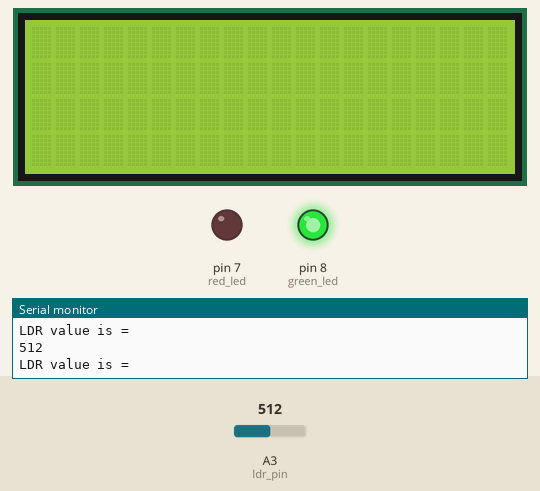
Simulated run of this sketch. Board: Arduino Uno, built with avr-gcc and run on an emulated ATmega328P. Shown: 20×4 character LCD, output pins drawn as LEDs (lit = HIGH), the last lines printed to the serial monitor. The test bench sets the inputs (shaded band); at power-on: A3 (ldr_pin) = 512.

Above: at 1.2 s.
1.3 s: A3 (ldr_pin) set to 587
4.3 s: A3 (ldr_pin) set to 616
At 5.6 s:
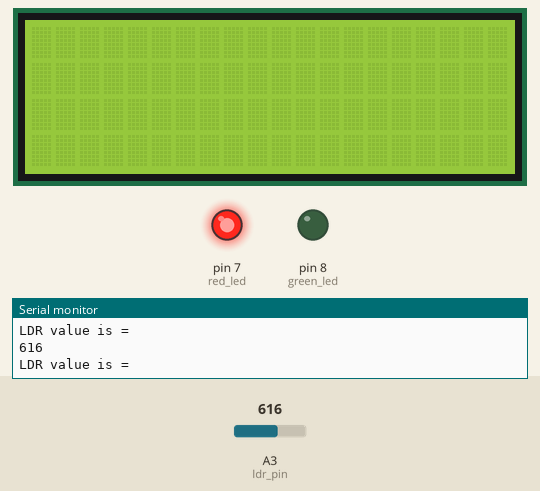
7.3 s: A3 (ldr_pin) set to 590
At 7.7 s:
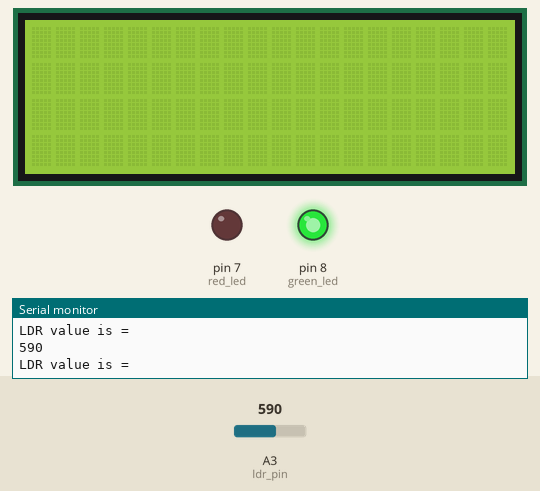
10.3 s: A3 (ldr_pin) set to 610
At 11.6 s:
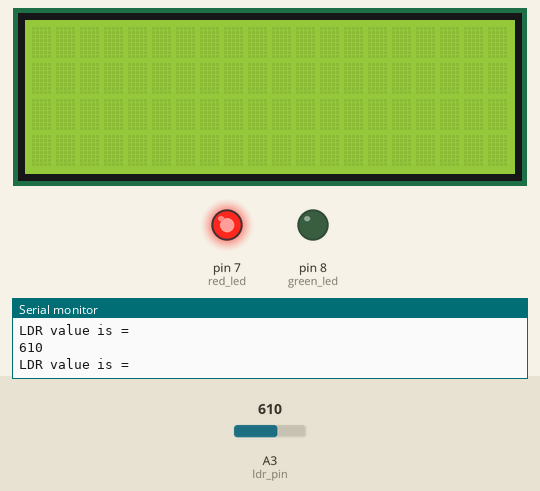
13.3 s: A3 (ldr_pin) set to 511
At 13.6 s:
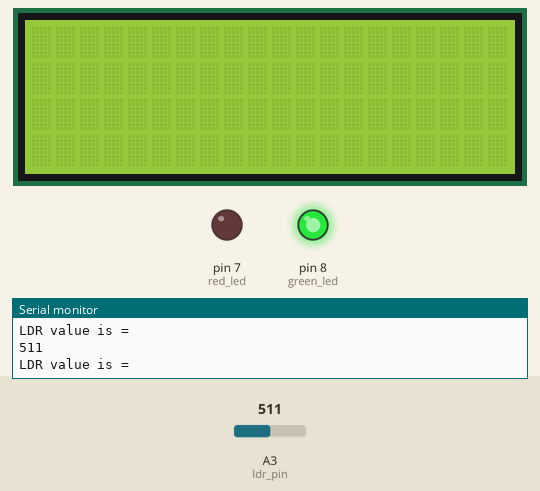
16.3 s: A3 (ldr_pin) set to 716
At 17.5 s:
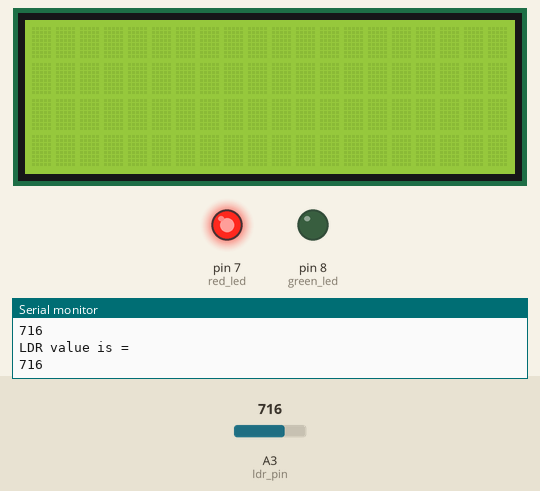
Timing chart, 0 to 19.3 s (numbered marks = the images above; inputs shaded):
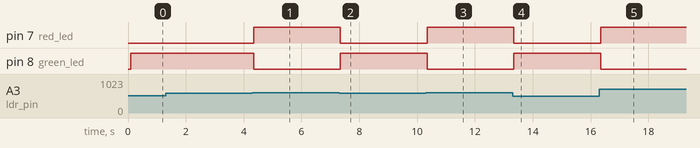

Measured:
- the behaviour switches between 600 and 601 on A3 (ldr_pin) (found by bisection; images 0 and 1)
- after the input at 4.3 s, pin 7 (red_led): LOW → HIGH after 0.05 s; pin 8 (green_led): HIGH → LOW after 0.05 s
- after the input at 7.3 s, pin 7 (red_led): HIGH → LOW at once; pin 8 (green_led): LOW → HIGH at once
- after the input at 10.3 s, pin 7 (red_led): LOW → HIGH after 0.05 s; pin 8 (green_led): HIGH → LOW after 0.05 s
- after the input at 13.3 s, pin 7 (red_led): HIGH → LOW at once; pin 8 (green_led): LOW → HIGH at once
- after the input at 16.3 s, pin 7 (red_led): LOW → HIGH after 0.05 s; pin 8 (green_led): HIGH → LOW after 0.05 s

The sketch:

GIL_task_2.ino
```cpp
    //GIL TASK no = 2;
    // here in this task i m controlling the leds using ldr sensor. and showing the ldr and led status on LCD screen.
    #include <Wire.h>
 // #include <LiquidCrystal.h>  // for simple liquid crystal LCD (20x4)/(16x2) we this library.
    #include <LiquidCrystal_I2C.h>

    LiquidCrystal_I2C lcd(0x27,20,4);  // set the LCD address to 0x27 of I2c module.
    // pins  initializing
    int ldr_pin=A3;//Set A3(Analog Input) for LDR.
    int green_led = 8;
    int red_led = 7;

    void setup() {
    lcd.init();// it works as lcd.begin()
    Serial.begin(9600);
    pinMode(green_led,OUTPUT);
    pinMode(red_led,OUTPUT);
    pinMode(A3,INPUT);
    }

    void loop() {
    lcd.backlight();
    int value = analogRead(ldr_pin);//Reads the Value of LDR(light).
    Serial.println("LDR value is =  ");//Printing the value of LDR.
    Serial.println(value);
    // print ldr value on lcd display.
    lcd.setCursor(0,0);// 1st column and 1st row.
    lcd.print("LDR VAUE =  ");
    lcd.setCursor(13,0);
    lcd.print(value);
    // applying condition
    if(value > 600)
      {
        lcd.setCursor(3,1); // 3rd column and 2nd row
        lcd.print("red led glow :");

        digitalWrite(green_led, LOW);//the LED will glow in dark.
        digitalWrite(red_led, HIGH);// the LED glow in light.
      }
      else
      {
        lcd.setCursor(4,2);// 4th column and 3rd row.
        lcd.print("green led glow :");

        digitalWrite(green_led,HIGH);//Turns the LED ON in Light.
        digitalWrite(red_led,LOW);//Turns the red_LED OFF in dark.
      }
      lcd.clear();
    }
```
